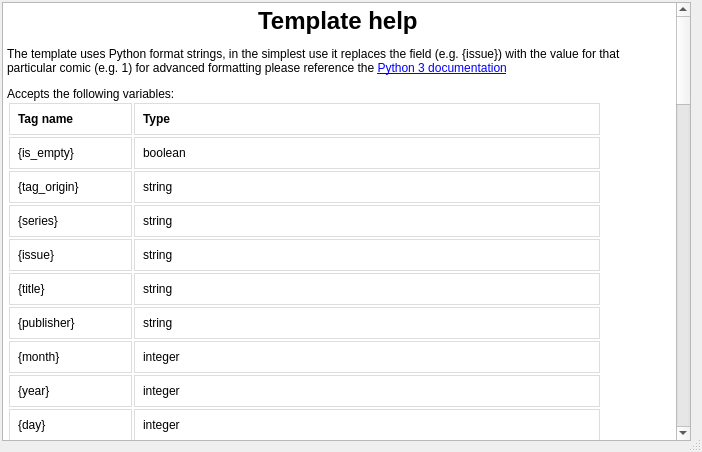
<?xml version="1.0" encoding="UTF-8"?>
<ui version="4.0">
 <class>Dialog</class>
 <widget class="QDialog" name="Dialog">
  <property name="geometry">
   <rect>
    <x>0</x>
    <y>0</y>
    <width>702</width>
    <height>452</height>
   </rect>
  </property>
  <property name="windowTitle">
   <string>Template Help</string>
  </property>
  <property name="sizeGripEnabled">
   <bool>true</bool>
  </property>
  <layout class="QVBoxLayout" name="verticalLayout">
   <property name="spacing">
    <number>0</number>
   </property>
   <property name="leftMargin">
    <number>2</number>
   </property>
   <property name="topMargin">
    <number>2</number>
   </property>
   <item>
    <widget class="QTextBrowser" name="textEdit">
     <property name="readOnly">
      <bool>true</bool>
     </property>
     <property name="html">
      <string>&lt;html&gt;
     &lt;head&gt;
     &lt;style&gt;
table {
  font-family: arial, sans-serif;
  border-collapse: collapse;
  width: 100%;
}

td, th {
  border: 1px solid #dddddd;
  text-align: left;
  padding: 8px;
}

tr:nth-child(even) {
  background-color: #dddddd;
}
&lt;/style&gt;
     &lt;/head&gt;
     &lt;body&gt;
          &lt;h1 style="text-align: center"&gt;Template help&lt;/h1&gt;
          &lt;p&gt;The template uses Python format strings, in the simplest use it replaces the field (e.g. {issue}) with the value for that particular comic (e.g. 1) for advanced formatting please reference the

               &lt;a href="https://docs.python.org/3/library/string.html#format-string-syntax"&gt;Python 3 documentation&lt;/a&gt;&lt;/p&gt;
          Accepts the following variables:
&lt;table&gt;
     &lt;tr&gt;
          &lt;th&gt;Tag name&lt;/th&gt;
          &lt;th&gt;Type&lt;/th&gt;
     &lt;/tr&gt;
     &lt;tr&gt;&lt;td&gt;{is_empty}&lt;/td&gt;&lt;td&gt;boolean&lt;/td&gt;&lt;/tr&gt;
     &lt;tr&gt;&lt;td&gt;{tag_origin}&lt;/td&gt;&lt;td&gt;string&lt;/td&gt;&lt;/tr&gt;
     &lt;tr&gt;&lt;td&gt;{series}&lt;/td&gt;&lt;td&gt;string&lt;/td&gt;&lt;/tr&gt;
     &lt;tr&gt;&lt;td&gt;{issue}&lt;/td&gt;&lt;td&gt;string&lt;/td&gt;&lt;/tr&gt;
     &lt;tr&gt;&lt;td&gt;{title}&lt;/td&gt;&lt;td&gt;string&lt;/td&gt;&lt;/tr&gt;
     &lt;tr&gt;&lt;td&gt;{publisher}&lt;/td&gt;&lt;td&gt;string&lt;/td&gt;&lt;/tr&gt;
     &lt;tr&gt;&lt;td&gt;{month}&lt;/td&gt;&lt;td&gt;integer&lt;/td&gt;&lt;/tr&gt;
     &lt;tr&gt;&lt;td&gt;{year}&lt;/td&gt;&lt;td&gt;integer&lt;/td&gt;&lt;/tr&gt;
     &lt;tr&gt;&lt;td&gt;{day}&lt;/td&gt;&lt;td&gt;integer&lt;/td&gt;&lt;/tr&gt;
     &lt;tr&gt;&lt;td&gt;{issue_count}&lt;/td&gt;&lt;td&gt;integer&lt;/td&gt;&lt;/tr&gt;
     &lt;tr&gt;&lt;td&gt;{volume}&lt;/td&gt;&lt;td&gt;integer&lt;/td&gt;&lt;/tr&gt;
     &lt;tr&gt;&lt;td&gt;{genre}&lt;/td&gt;&lt;td&gt;string&lt;/td&gt;&lt;/tr&gt;
     &lt;tr&gt;&lt;td&gt;{language}&lt;/td&gt;&lt;td&gt;string&lt;/td&gt;&lt;/tr&gt;
     &lt;tr&gt;&lt;td&gt;{comments}&lt;/td&gt;&lt;td&gt;string&lt;/td&gt;&lt;/tr&gt;
     &lt;tr&gt;&lt;td&gt;{volume_count}&lt;/td&gt;&lt;td&gt;integer&lt;/td&gt;&lt;/tr&gt;
     &lt;tr&gt;&lt;td&gt;{critical_rating}&lt;/td&gt;&lt;td&gt;string&lt;/td&gt;&lt;/tr&gt;
     &lt;tr&gt;&lt;td&gt;{country}&lt;/td&gt;&lt;td&gt;string&lt;/td&gt;&lt;/tr&gt;
     &lt;tr&gt;&lt;td&gt;{alternate_series}&lt;/td&gt;&lt;td&gt;string&lt;/td&gt;&lt;/tr&gt;
     &lt;tr&gt;&lt;td&gt;{alternate_number}&lt;/td&gt;&lt;td&gt;string&lt;/td&gt;&lt;/tr&gt;
     &lt;tr&gt;&lt;td&gt;{alternate_count}&lt;/td&gt;&lt;td&gt;integer&lt;/td&gt;&lt;/tr&gt;
     &lt;tr&gt;&lt;td&gt;{imprint}&lt;/td&gt;&lt;td&gt;string&lt;/td&gt;&lt;/tr&gt;
     &lt;tr&gt;&lt;td&gt;{notes}&lt;/td&gt;&lt;td&gt;string&lt;/td&gt;&lt;/tr&gt;
     &lt;tr&gt;&lt;td&gt;{web_link}&lt;/td&gt;&lt;td&gt;string&lt;/td&gt;&lt;/tr&gt;
     &lt;tr&gt;&lt;td&gt;{format}&lt;/td&gt;&lt;td&gt;string&lt;/td&gt;&lt;/tr&gt;
     &lt;tr&gt;&lt;td&gt;{manga}&lt;/td&gt;&lt;td&gt;string&lt;/td&gt;&lt;/tr&gt;
     &lt;tr&gt;&lt;td&gt;{black_and_white}&lt;/td&gt;&lt;td&gt;boolean&lt;/td&gt;&lt;/tr&gt;
     &lt;tr&gt;&lt;td&gt;{page_count}&lt;/td&gt;&lt;td&gt;integer&lt;/td&gt;&lt;/tr&gt;
     &lt;tr&gt;&lt;td&gt;{maturity_rating}&lt;/td&gt;&lt;td&gt;string&lt;/td&gt;&lt;/tr&gt;
     &lt;tr&gt;&lt;td&gt;{community_rating}&lt;/td&gt;&lt;td&gt;string&lt;/td&gt;&lt;/tr&gt;
     &lt;tr&gt;&lt;td&gt;{story_arc}&lt;/td&gt;&lt;td&gt;string&lt;/td&gt;&lt;/tr&gt;
     &lt;tr&gt;&lt;td&gt;{story_arc_number}&lt;/td&gt;&lt;td&gt;string&lt;/td&gt;&lt;/tr&gt;
     &lt;tr&gt;&lt;td&gt;{series_group}&lt;/td&gt;&lt;td&gt;string&lt;/td&gt;&lt;/tr&gt;
     &lt;tr&gt;&lt;td&gt;{scan_info}&lt;/td&gt;&lt;td&gt;string&lt;/td&gt;&lt;/tr&gt;
     &lt;tr&gt;&lt;td&gt;{characters}&lt;/td&gt;&lt;td&gt;string&lt;/td&gt;&lt;/tr&gt;
     &lt;tr&gt;&lt;td&gt;{teams}&lt;/td&gt;&lt;td&gt;string&lt;/td&gt;&lt;/tr&gt;
     &lt;tr&gt;&lt;td&gt;{locations}&lt;/td&gt;&lt;td&gt;string&lt;/td&gt;&lt;/tr&gt;
     &lt;tr&gt;&lt;td&gt;{credits}&lt;/td&gt;&lt;td&gt;list of dict({&apos;role&apos;: string, &apos;person&apos;: string, &apos;primary&apos;: boolean})&lt;/td&gt;&lt;/tr&gt;
     &lt;tr&gt;&lt;td&gt;{writer}&lt;/td&gt;&lt;td&gt;(string)&lt;/td&gt;&lt;/tr&gt;
     &lt;tr&gt;&lt;td&gt;{penciller}&lt;/td&gt;&lt;td&gt;(string)&lt;/td&gt;&lt;/tr&gt;
     &lt;tr&gt;&lt;td&gt;{inker}&lt;/td&gt;&lt;td&gt;(string)&lt;/td&gt;&lt;/tr&gt;
     &lt;tr&gt;&lt;td&gt;{colorist}&lt;/td&gt;&lt;td&gt;(string)&lt;/td&gt;&lt;/tr&gt;
     &lt;tr&gt;&lt;td&gt;{letterer}&lt;/td&gt;&lt;td&gt;(string)&lt;/td&gt;&lt;/tr&gt;
     &lt;tr&gt;&lt;td&gt;{cover artist}&lt;/td&gt;&lt;td&gt;(string)&lt;/td&gt;&lt;/tr&gt;
     &lt;tr&gt;&lt;td&gt;{editor}&lt;/td&gt;&lt;td&gt;(string)&lt;/td&gt;&lt;/tr&gt;
     &lt;tr&gt;&lt;td&gt;{tags}&lt;/td&gt;&lt;td&gt;list of str&lt;/td&gt;&lt;/tr&gt;
     &lt;tr&gt;&lt;td&gt;{pages}&lt;/td&gt;&lt;td&gt;list of dict({&apos;Image&apos;: string(int), &apos;Type&apos;: string, &apos;Bookmark&apos;: string, &apos;DoublePage&apos;: string})&lt;/td&gt;&lt;/tr&gt;
     &lt;tr&gt;&lt;td&gt;{price}&lt;/td&gt;&lt;td&gt;float&lt;/td&gt;&lt;/tr&gt;
     &lt;tr&gt;&lt;td&gt;{is_version_of}&lt;/td&gt;&lt;td&gt;string&lt;/td&gt;&lt;/tr&gt;
     &lt;tr&gt;&lt;td&gt;{rights}&lt;/td&gt;&lt;td&gt;string&lt;/td&gt;&lt;/tr&gt;
     &lt;tr&gt;&lt;td&gt;{identifier}&lt;/td&gt;&lt;td&gt;string&lt;/td&gt;&lt;/tr&gt;
     &lt;tr&gt;&lt;td&gt;{last_mark}&lt;/td&gt;&lt;td&gt;string&lt;/td&gt;&lt;/tr&gt;
     &lt;tr&gt;&lt;td&gt;{cover_image}&lt;/td&gt;&lt;td&gt;string&lt;/td&gt;&lt;/tr&gt;
&lt;/table&gt;
&lt;pre&gt;
Examples:

{series} {issue} ({year})
Spider-Geddon 1 (2018)

{series} #{issue} - {title}
Spider-Geddon #1 - New Players; Check In

&lt;/pre&gt;
     &lt;/body&gt;
&lt;/html&gt;</string></property>
     <property name="textInteractionFlags">
      <set>Qt::TextBrowserInteraction</set>
     </property>
     <property name="openExternalLinks">
      <bool>true</bool>
     </property>
    </widget>
   </item>
  </layout>
 </widget>
 <resources/>
 <connections/>
</ui>
